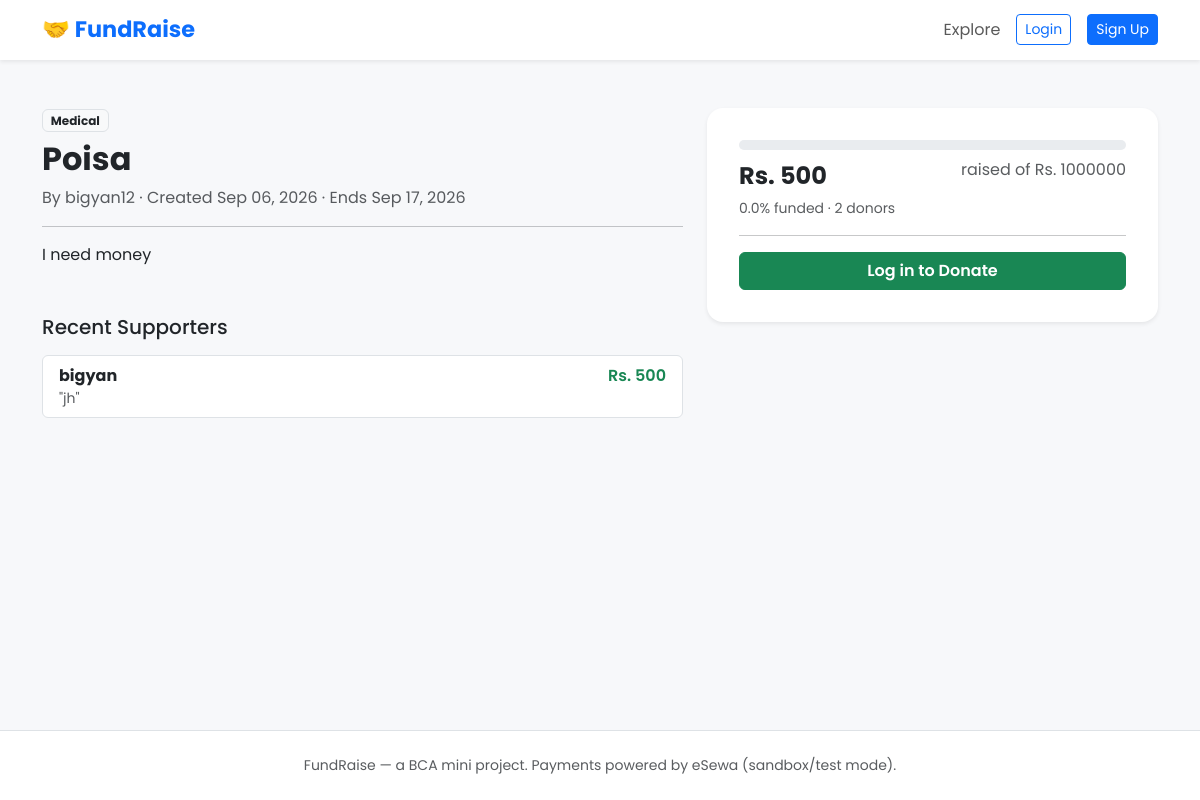
The page /campaign/poisa/ on the database its author committed.
### campaigns/models.py (models this page shows, shortened)
class Campaign(models.Model):
    title = models.CharField(max_length=200)
    slug = models.SlugField(max_length=220, unique=True, blank=True)
    description = models.TextField()
    category = models.CharField(max_length=20, choices=CATEGORY_CHOICES, default='other')
    image = models.ImageField(upload_to='campaign_images/', blank=True, null=True)
    goal_amount = models.DecimalField(max_digits=12, decimal_places=2)
    raised_amount = models.DecimalField(max_digits=12, decimal_places=2, default=0)
    creator = models.ForeignKey(User, on_delete=models.CASCADE, related_name='campaigns')
    deadline = models.DateField(blank=True, null=True)
    is_active = models.BooleanField(default=True)
    status = models.CharField(max_length=10, choices=STATUS_CHOICES, default='pending')
    rejection_reason = models.CharField(max_length=300, blank=True)
    reviewed_at = models.DateTimeField(blank=True, null=True)
    created_at = models.DateTimeField(auto_now_add=True)
    class Meta:
        ordering = ['-created_at']
    @property
    def progress_percentage(self):
        if self.goal_amount and self.goal_amount > 0:
            pct = (self.raised_amount / self.goal_amount) * 100
            return min(round(pct, 1), 100)
        return 0
    @property
    def donor_count(self):
        return self.donations.count()
    @property
    def is_publicly_visible(self):
        return self.status == 'approved' and self.is_active

class Donation(models.Model):
    campaign = models.ForeignKey(Campaign, on_delete=models.CASCADE, related_name='donations')
    donor = models.ForeignKey(User, on_delete=models.CASCADE, related_name='donations')
    amount = models.DecimalField(max_digits=12, decimal_places=2)
    message = models.CharField(max_length=250, blank=True)
    is_anonymous = models.BooleanField(default=False)
    payment_status = models.CharField(
        max_length=20,
        choices=[('pending', 'Pending'), ('completed', 'Completed'), ('failed', 'Failed')],
        default='pending',
    )
    transaction_uuid = models.CharField(max_length=100, unique=True, blank=True, null=True)
    esewa_ref_id = models.CharField(max_length=100, blank=True, null=True)
    created_at = models.DateTimeField(auto_now_add=True)
    class Meta:
        ordering = ['-created_at']

### campaigns/views.py (the view)
# urls.py: path('campaign/<slug:slug>/', views.campaign_detail, name='campaign_detail'),
def campaign_detail(request, slug):
    campaign = get_object_or_404(Campaign, slug=slug)
    is_owner_or_staff = request.user.is_authenticated and (request.user == campaign.creator or request.user.is_staff)
    if not campaign.is_publicly_visible and not is_owner_or_staff:
        raise Http404("Campaign not found.")
    donations = campaign.donations.filter(payment_status='completed').select_related('donor')[:10]
    if request.method == 'POST':
        if not request.user.is_authenticated:
            messages.error(request, 'Please log in to donate.')
            return redirect('login')
        if campaign.status != 'approved':
            messages.error(request, 'This campaign is not yet approved and cannot accept donations.')
            return redirect('campaign_detail', slug=campaign.slug)
        form = DonationForm(request.POST)
        if form.is_valid():
            donation = form.save(commit=False)
            donation.campaign = campaign
            donation.donor = request.user
            donation.payment_status = 'pending'
            donation.transaction_uuid = f"{campaign.slug[:20]}-{uuid.uuid4().hex[:12]}"
            donation.save()
            success_url = request.build_absolute_uri('/payment/esewa/success/')
            failure_url = request.build_absolute_uri('/payment/esewa/failure/')
            esewa_payload = build_esewa_payload(donation, success_url, failure_url)
            return render(request, 'campaigns/esewa_redirect.html', {
                'esewa_payload': esewa_payload,
                'esewa_url': settings.ESEWA_FORM_URL,
            })
    else:
        form = DonationForm()
    context = {
        'campaign': campaign,
        'donations': donations,
        'form': form,
    }
    return render(request, 'campaigns/campaign_detail.html', context)

### templates/campaigns/campaign_detail.html (shortened to what this page needs)
{% extends 'base.html' %}
{% block content %}
<div class="row g-4">
    <div class="col-lg-7">
        <span class="badge bg-light text-dark border mb-2">{{ campaign.get_category_display }}</span>
        <h2 class="fw-bold">{{ campaign.title }}</h2>
        <p class="text-muted">By {{ campaign.creator.username }} &middot; Created {{ campaign.created_at|date:"M d, Y" }}
            {% if campaign.deadline %} &middot; Ends {{ campaign.deadline|date:"M d, Y" }}{% endif %}
        </p>
        <hr>
        <p style="white-space: pre-line;">{{ campaign.description }}</p>
        <h5 class="mt-5 mb-3">Recent Supporters</h5>
        {% if donations %}
        <ul class="list-group">
            {% for d in donations %}
            <li class="list-group-item d-flex justify-content-between align-items-start">
                <div>
                    <strong>{% if d.is_anonymous %}Anonymous{% else %}{{ d.donor.username }}{% endif %}</strong>
                    {% if d.message %}<div class="text-muted small">"{{ d.message }}"</div>{% endif %}
                </div>
                <span class="fw-semibold text-success">Rs. {{ d.amount|floatformat:0 }}</span>
            </li>
            {% endfor %}
        </ul>
        {% else %}
        <p class="text-muted">Be the first to support this campaign!</p>
        {% endif %}
    </div>
    <div class="col-lg-5">
        <div class="card shadow-sm border-0 rounded-4 p-3 sticky-top" style="top: 90px;">
            <div class="card-body">
                <div class="progress mb-2">
                </div>
                <div class="d-flex justify-content-between mb-1">
                    <span class="fs-4 fw-bold">Rs. {{ campaign.raised_amount|floatformat:0 }}</span>
                    <span class="text-muted">raised of Rs. {{ campaign.goal_amount|floatformat:0 }}</span>
                </div>
                <p class="text-muted small">{{ campaign.progress_percentage }}% funded &middot; {{ campaign.donor_count }} donor{{ campaign.donor_count|pluralize }}</p>
                <hr>
                {% if campaign.status != 'approved' %}
                <div class="alert alert-secondary small">
                    Donations are disabled until this campaign is approved by an admin.
                </div>
                {% else %}
                <a href="{% url 'login' %}" class="btn btn-success w-100 fw-semibold">Log in to Donate</a>
                {% endif %}
            </div>
        </div>
    </div>
</div>
{% endblock %}

### templates/base.html (shortened to what this page needs)
{% load static %}
<!DOCTYPE html>
<html lang="en">
<head>
    <link href="https://cdn.jsdelivr.net/npm/bootstrap@5.3.3/dist/css/bootstrap.min.css" rel="stylesheet">
    <link rel="stylesheet" href="{% static 'css/style.css' %}">
</head>
<body>
    <nav class="navbar navbar-expand-lg navbar-light bg-white shadow-sm sticky-top">
        <div class="container">
            <a class="navbar-brand fw-bold text-primary" href="{% url 'home' %}">🤝 FundRaise</a>
            <div class="collapse navbar-collapse" id="navMenu">
                <ul class="navbar-nav ms-auto align-items-lg-center gap-lg-2">
                    <li class="nav-item"><a class="nav-link" href="{% url 'home' %}">Explore</a></li>
                    {% if user.is_authenticated %}
                        <li class="nav-item"><a class="nav-link" href="{% url 'create_campaign' %}">Start a Campaign</a></li>
                        <li class="nav-item"><a class="nav-link" href="{% url 'dashboard' %}">Dashboard</a></li>
                        <li class="nav-item">
                            <span class="nav-link text-muted">Hi, {{ user.username }}</span>
                        </li>
                        <li class="nav-item">
                            <form method="post" action="{% url 'logout' %}" class="d-inline">
                                {% csrf_token %}
                                <button type="submit" class="btn btn-outline-secondary btn-sm">Logout</button>
                            </form>
                        </li>
                    {% else %}
                        <li class="nav-item"><a class="btn btn-outline-primary btn-sm me-2" href="{% url 'login' %}">Login</a></li>
                        <li class="nav-item"><a class="btn btn-primary btn-sm" href="{% url 'signup' %}">Sign Up</a></li>
                    {% endif %}
                </ul>
            </div>
        </div>
    </nav>
    <main class="container my-4 flex-grow-1">
        {% block content %}{% endblock %}
    </main>
    <footer class="bg-white border-top py-4 mt-5">
        <div class="container text-center text-muted small">
            FundRaise &mdash; a BCA mini project. Payments powered by eSewa (sandbox/test mode).
        </div>
    </footer>
</body>
</html>

### static/css/style.css (style rules this page uses)
body { font-family: 'Poppins', sans-serif; background-color: #f7f8fa; display: flex; flex-direction: column; min-height: 100vh; }
.navbar-brand { font-size: 1.4rem; }
.progress { height: 10px; border-radius: 6px; }

### rows shown on the page
Campaign: category "Medical", title "Poisa", creator.username "bigyan12", created_at "Sep 06, 2026", deadline "Sep 17, 2026", description "I need money", raised_amount "500", goal_amount "1000000", progress_percentage "0.0", donor_count "2"
Donation: donor.username "bigyan", message "jh", amount "500"
